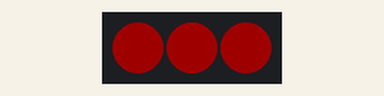
The sketch below on a simulated Arduino Uno, built with avr-gcc and run on an emulated ATmega328P. Shown: 3 RGB LEDs in strip order, left to right. Dim RGB values are drawn brighter than linear.

Above: at 0.2 s.
At 0.7 s:
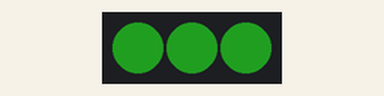
At 2.7 s:
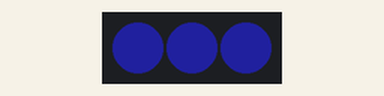
Timing chart, 0 to 3.5 s (numbered marks = the images above):
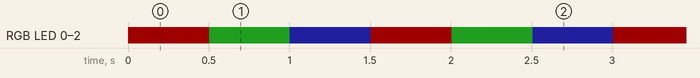

Measured:
- by itself, RGB LED 0–2: repeats every 1.5 s: RGB(6, 30, 6) 0.50 s, RGB(6, 6, 30) 0.50 s, RGB(30, 0, 0) 0.50 s
- by itself, everything shown: repeats every 1.5 s, in 3 steps

The sketch:

RGB_LED.ino
```cpp
/*
 * Generated using BlocklyDuino:
 *
 * https://github.com/MediaTek-Labs/BlocklyDuino-for-LinkIt
 *
 * Date: Sat, 02 Oct 2021 10:11:53 GMT
 */
/*  部份程式由吉哥積木產生  */
/*  https://sites.google.com/jes.mlc.edu.tw/ljj/linkit7697  */
#include <Adafruit_NeoPixel.h>

Adafruit_NeoPixel plusPixels = Adafruit_NeoPixel(3,4,NEO_GRB + NEO_KHZ800);

void setup()
{
  plusPixels.begin();
  plusPixels.setBrightness(30);
  plusPixels.show();
  plusPixels.setPixelColor(0,plusPixels.Color(0,0,0));
  plusPixels.setPixelColor(1,plusPixels.Color(0,0,0));
  plusPixels.setPixelColor(2,plusPixels.Color(0,0,0));
  plusPixels.show();

}


void loop()
{
  for (int i = 0; i <= 2; i++) {
    plusPixels.setPixelColor(i,plusPixels.Color(255,0,0));
    plusPixels.show();
  }
  delay(500);
  for (int i = 0; i <= 2; i++) {
    plusPixels.setPixelColor(i,plusPixels.Color(51,255,51));
    plusPixels.show();
  }
  delay(500);
  for (int i = 0; i <= 2; i++) {
    plusPixels.setPixelColor(i,plusPixels.Color(51,51,255));
    plusPixels.show();
  }
  delay(500);
}
```
